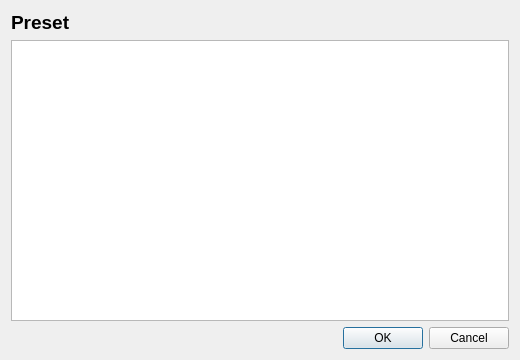
<?xml version="1.0" encoding="UTF-8"?>
<ui version="4.0">
 <class>PresetPreviewDialog</class>
 <widget class="QDialog" name="PresetPreviewDialog">
  <property name="geometry"><rect><x>0</x><y>0</y><width>520</width><height>360</height></rect></property>
  <property name="minimumSize"><size><width>420</width><height>260</height></size></property>
  <property name="windowTitle"><string>Preset preview</string></property>
  <layout class="QVBoxLayout" name="vboxPresetPreview">
   <item><widget class="QLabel" name="lblPresetName"><property name="font"><font><pointsize>14</pointsize><bold>true</bold></font></property><property name="text"><string>Preset</string></property></widget></item>
   <item><widget class="QPlainTextEdit" name="editPresetPreview"><property name="readOnly"><bool>true</bool></property><property name="textInteractionFlags"><set>Qt::TextSelectableByKeyboard|Qt::TextSelectableByMouse</set></property></widget></item>
   <item><widget class="QDialogButtonBox" name="btnBoxPresetPreview"><property name="standardButtons"><set>QDialogButtonBox::Cancel|QDialogButtonBox::Ok</set></property></widget></item>
  </layout>
 </widget>
 <resources/><connections/>
</ui>
